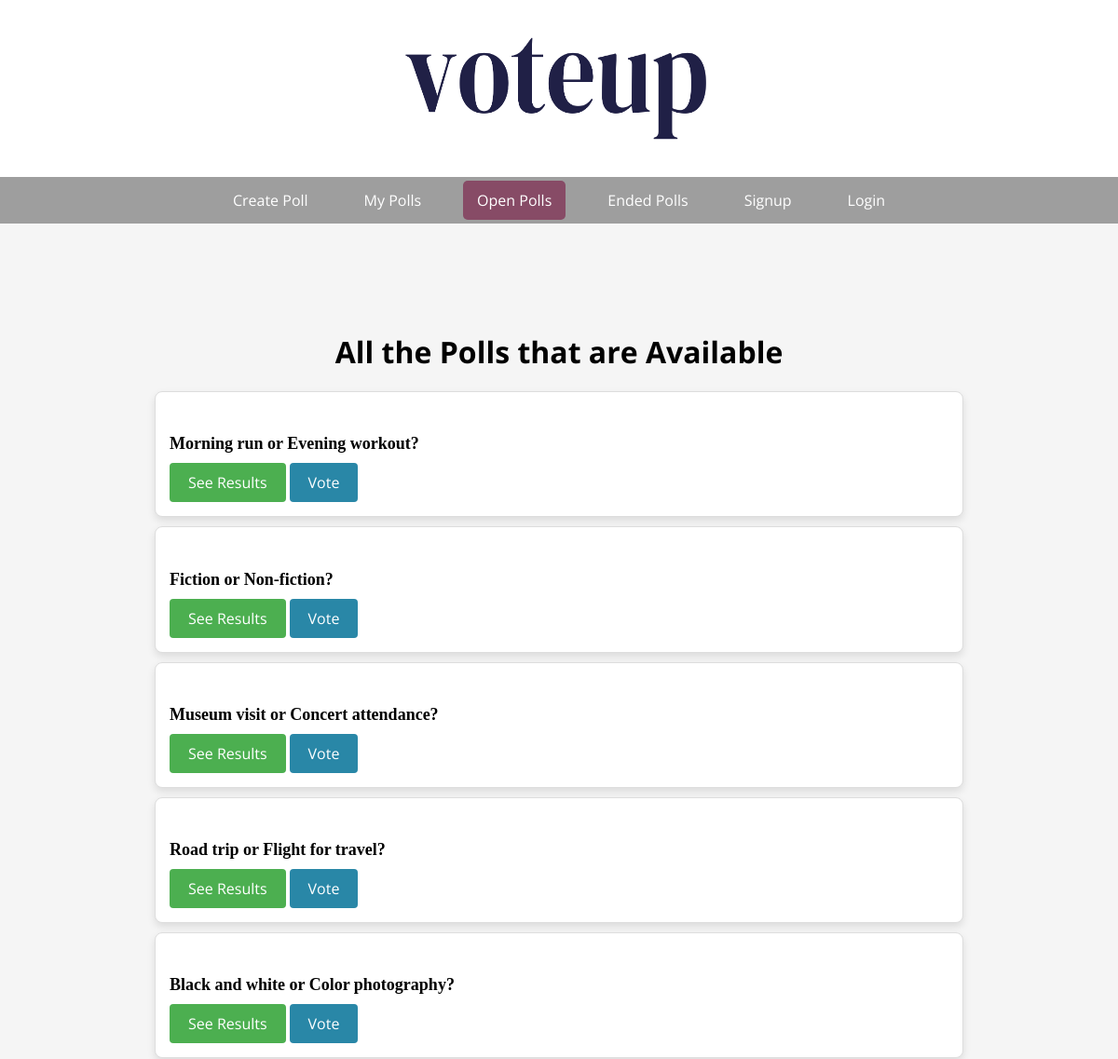
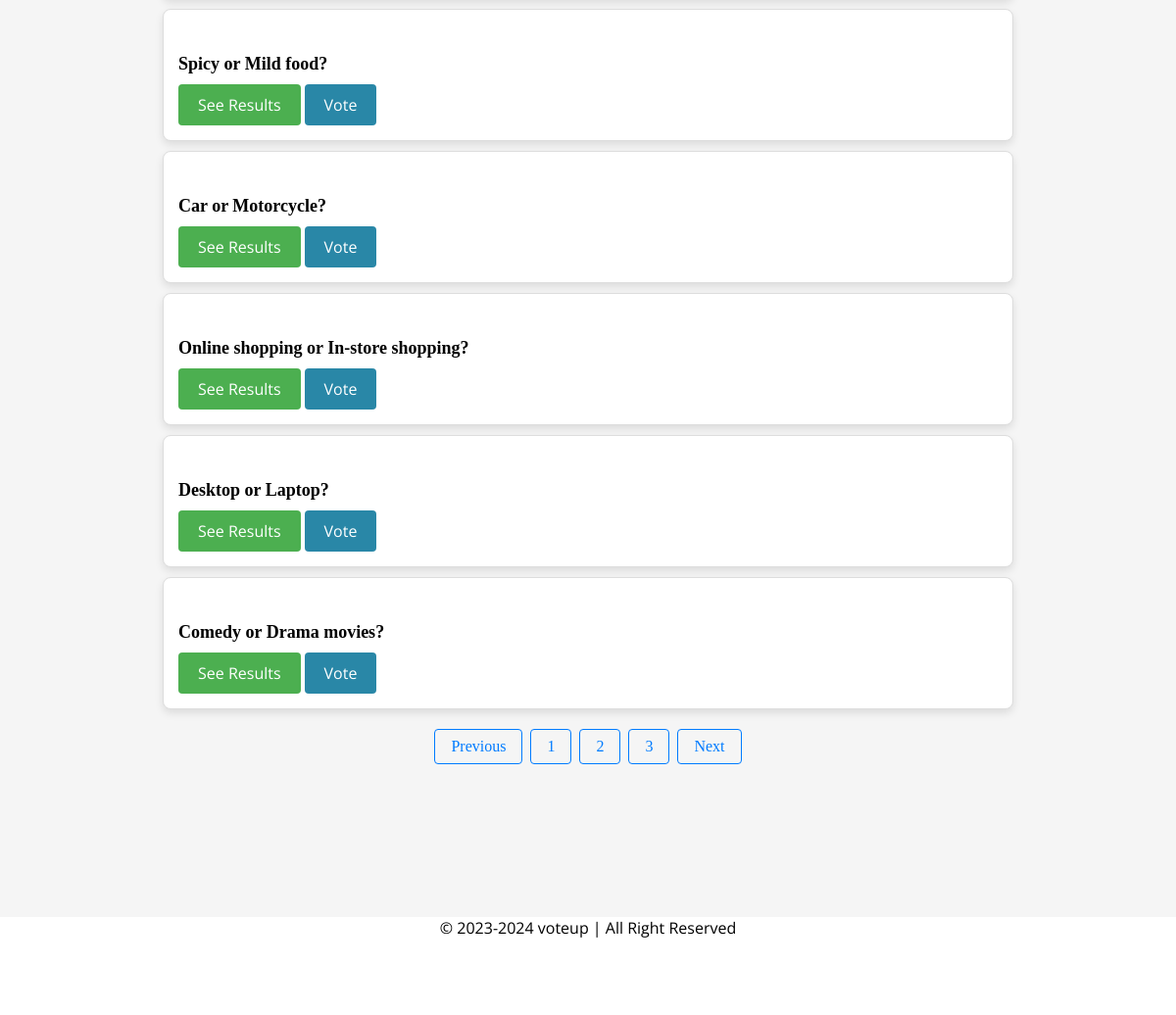
Page /openpolls.php?page=2 on the committed database (2 pictures, top to bottom).
### tables this page shows
CREATE TABLE `poll` (
  `poll_id` int(11) NOT NULL,
  `creator_id` int(11) DEFAULT NULL,
  `question` varchar(255) DEFAULT NULL,
  `options` varchar(255) DEFAULT NULL,
  `end_date` datetime DEFAULT NULL,
  `s_date` timestamp NOT NULL DEFAULT current_timestamp() ON UPDATE current_timestamp(),
  `status` tinyint(1) NOT NULL
);

### openpolls.php (the view, shortened to what this page needs)
<?php
include("header.php");
?>
    <main>
        <h1> All the Polls that are Available</h1>
        <?php
        require("connection.php");
        $recordsPerPage = 10;
        $current_page = isset($_GET['page']) ? intval($_GET['page']) : 1;
        $start = ($current_page - 1) * $recordsPerPage;
        $stmt = $db->prepare('SELECT question, poll_id FROM poll WHERE status = 0 ORDER BY poll_id LIMIT :start, :recordsPerPage');
        $stmt->bindParam(':start', $start, PDO::PARAM_INT);
        $stmt->bindParam(':recordsPerPage', $recordsPerPage, PDO::PARAM_INT);
        $stmt->execute();
        $polls = $stmt->fetchAll(PDO::FETCH_ASSOC);
            if ($polls) {
                foreach ($polls as $poll) {
                    ?>
                    <div class="card">
                        <div class="card-body">
                            <div class="card-content">
                                <h5 class="card-title"><?php echo $poll['question']; ?></h5>
                                <div class="card-buttons">
                                    <a href="results.php?poll_id=<?php echo $poll['poll_id'];?>"><button class="result-button">See Results</button></a>
                                    <a href="vote.php?poll_id=<?php echo $poll['poll_id'];?>"><button class="vote-button">Vote</button></a>
                                </div>
                            </div>
                        </div>
                    </div>
                    <?php
                }
        $stmt = $db->prepare('SELECT COUNT(*) as total FROM poll WHERE status = 0');
        $stmt->execute();
        $result = $stmt->fetch(PDO::FETCH_ASSOC);
        $totalPages = ceil($result['total'] / $recordsPerPage);
        if ($totalPages > 1) {
            echo '<div class="pagination">';
            if ($current_page > 1) {
                echo '<a href="?page=' . ($current_page - 1) . '">Previous</a>';
            }
            for ($i = 1; $i <= $totalPages; $i++) {
                echo '<a href="?page=' . $i . '">' . $i . '</a>';
            }
            if ($current_page < $totalPages) {
                echo '<a href="?page=' . ($current_page + 1) . '">Next</a>';
            }
            echo '</div>';
        }
    } else {
        echo '<p>No polls for now. : )</p>';
    }
    ?>
    </main>
<?php include("footer.php"); ?>

### style/mainstyle.css (style rules this page uses)
body { margin: 0; padding: 0; }
main { background-color: #F5F5F5; min-height: 500px; padding: 13%; }
h1 { font-family: 'Open Sans', sans-serif; text-align: center; margin-top: -40px; }

### openpolls.php (style rules this page uses)
.card { border: 1px solid #ddd; border-radius: 8px; margin: 10px; padding: 15px; background-color: #fff; box-shadow: 0 4px 8px rgba(0, 0, 0, 0.1); transition: box-shadow 0.3s ease; }
.card-title { font-size: 18px; margin-bottom: 10px; }
.result-button { background-color: #4CAF50; color: white; padding: 10px 20px; text-align: center; text-decoration: none; display: inline-block; font-size: 16px; border: none; border-radius: 4px; cursor: pointer; font-family: 'Open Sans', sans-serif; }
.vote-button { background-color: #2987A7; color: white; padding: 10px 20px; text-align: center; text-decoration: none; display: inline-block; font-size: 16px; border: none; border-radius: 4px; cursor: pointer; font-family: 'Open Sans', sans-serif; }
.pagination { display: flex; justify-content: center; align-items: center; margin-top: 20px; }
.pagination a { color: #007BFF; padding: 8px 16px; text-decoration: none; border: 1px solid #007BFF; border-radius: 4px; margin: 0 4px; transition: background-color 0.3s ease; }

### rows in the picture
poll: question "Morning run or Evening workout?"
poll: question "Fiction or Non-fiction?"
poll: question "Museum visit or Concert attendance?"
poll: question "Road trip or Flight for travel?"
poll: question "Black and white or Color photography?"
poll: question "Spicy or Mild food?"
poll: question "Car or Motorcycle?"
poll: question "Online shopping or In-store shopping?"
poll: question "Desktop or Laptop?"
poll: question "Comedy or Drama movies?"
